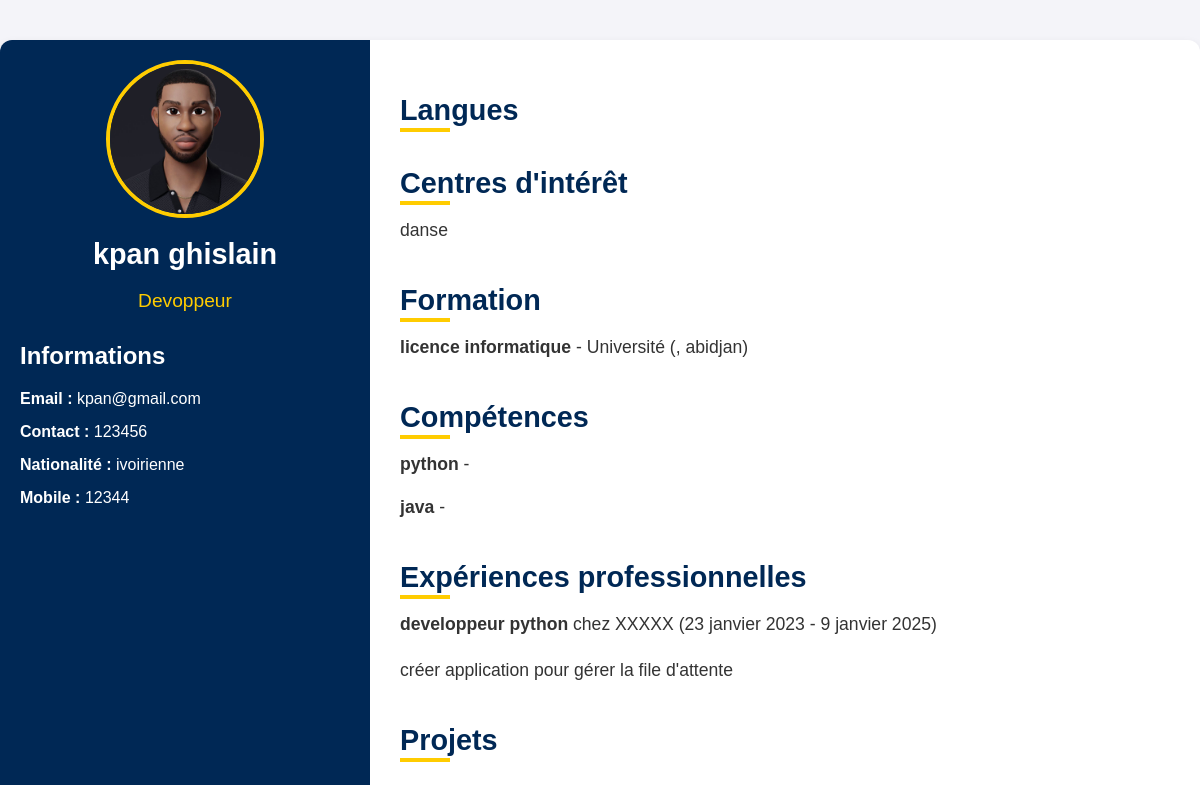
/cvmodele-moderne/1/ (signed in), run on the app's committed database.
### gestion/models.py (models this page shows, shortened)
class CV(models.Model):
    etudiant = models.ForeignKey(Etudiant, related_name='cv', on_delete=models.CASCADE)
    titre = models.CharField(max_length=255)
    description = models.TextField(blank=True)
    date_creation = models.DateField(auto_now_add=True)

class Etudiant(models.Model):
    prenom = models.CharField(max_length=50)
    nom = models.CharField(max_length=50)
    email = models.EmailField(unique=True)
    contact = models.CharField(max_length=20)
    age = models.IntegerField()
    photo = models.ImageField(upload_to='photos/', blank=True, null=True)
    nationalite = models.CharField(max_length=50)
    situation_matrimoniale = models.CharField(
        max_length=50,
        choices=[
            ('Celibataire', 'Celibataire'),
            ('Marie', 'Marie'),
            ('Divorcé', 'Divorcé'),
            ('Veuve/Veuf', 'Veuve/Veuf'),
        ],
        default='Celibataire',
        help_text="Niveau de maîtrise de la situation_matrimoniale"
    )
    mobile = models.CharField(max_length=20)
    mot_de_passe = models.CharField(max_length=128)  # Champ pour le mot de passe

class Loisir(models.Model):
    cv = models.ForeignKey(CV, related_name='loisirs_cv', on_delete=models.CASCADE, blank=True, null=True)
    libelle = models.CharField(max_length=50)

class Formation(models.Model):
    cv = models.ForeignKey(CV, related_name='formations_cv', on_delete=models.CASCADE, blank=True, null=True)
    diplomes = models.CharField(max_length=255)
    etablissement = models.CharField(max_length=255)
    date_debut = models.DateField(
        default="2000-01-01",  # Valeur par défaut pour éviter les erreurs de migration
        help_text="Date de début de la formation."
    )
    date_fin = models.DateField(
        default="2000-12-31",  # Vous pouvez définir une autre valeur pertinente
        help_text="Date de fin de la formation."
    )
    localite = models.CharField(max_length=100)

class Competence(models.Model):
    titre = models.CharField(max_length=100)
    cv = models.ForeignKey(CV, related_name='competences_cv', on_delete=models.CASCADE, blank=True, null=True)
    niveau = models.IntegerField(
        validators=[MinValueValidator(0), MaxValueValidator(100)],
        help_text="Niveau en pourcentage (ex: 80 pour 80%).", default=50
    )

class Experience(models.Model):
    cv = models.ForeignKey(CV, related_name='experiences_cv', on_delete=models.CASCADE, blank=True, null=True)
    date_debut = models.DateField()
    date_fin = models.DateField()
    titre = models.CharField(max_length=255)
    entreprise = models.CharField(max_length=255)
    localite_entreprise = models.CharField(max_length=100)
    taches = models.TextField()

### gestion/views.py (the view)
# urls.py: path('cvmodele-moderne/<int:cv_id>/', views.cv_modele_moderne, name='cv_modele_moderne'),
def cv_modele_moderne(request,cv_id):
     if request.session.get('utilisateur') is not None:
        cv = get_object_or_404(CV, id=cv_id)
        etudiant = cv.etudiant  # Accéder à l'étudiant via le CV
        formations = Formation.objects.filter(cv=cv)
        experiences = Experience.objects.filter(cv=cv)
        competences = Competence.objects.filter(cv=cv)
        langues = Langue.objects.filter(cv=cv)
        loisirs = Loisir.objects.filter(cv=cv)
        projets = Projet.objects.filter(cv=cv)
        print(etudiant.photo.url,etudiant.nom)
        return render(request, 'gestion/cv1.html', {
            'cv': cv,
            'etudiant': etudiant,  # Passer l'étudiant au template
            'formations': formations,
            'experiences': experiences,
            'competences': competences,
            'langues': langues,
            'loisirs': loisirs,
            'projets': projets,
        })
     else:
         return redirect('login_etudiant')

### gestion/templates/gestion/cv1.html (shortened to what this page needs)
<html lang="fr">
<head>
</head>
<body>
    <div class="container">
        <div class="sidebar">
            <img src="{{ cv.etudiant.photo.url }}" alt="Photo de profil">
            <h1>{{ cv.etudiant.nom }} {{ cv.etudiant.prenom }}</h1>
            <p>{{ cv.titre }}</p>
            <div class="section">
                <h2>Informations</h2>
                <ul>
                    <li><strong>Email :</strong> {{ etudiant.email }}</li>
                    <li><strong>Contact :</strong> {{ etudiant.contact }}</li>
                    <li><strong>Nationalité :</strong> {{ etudiant.nationalite }}</li>
                    <li><strong>Mobile :</strong> {{ etudiant.mobile }}</li>
                </ul>
            </div>
        </div>
        <div class="main-content">
            <div class="section">
                <h2>Langues</h2>
            </div>
            <div class="section">
                <h2>Centres d'intérêt</h2>
                <ul>
                    {% for loisir in loisirs %}
                        <li>{{ loisir.libelle }}</li>
                    {% endfor %}
                </ul>
            </div>
            <div class="section">
                <h2>Formation</h2>
                <ul>
                    {% for formation in formations %}
                        <li>
                            <strong>{{ formation.diplomes }}</strong> - {{ formation.etablissement }}
                            ({{ formation.annee }}, {{ formation.localite }})
                        </li>
                    {% endfor %}
                </ul>
            </div>
            <div class="section">
                <h2>Compétences</h2>
                <ul>
                    {% for competence in competences %}
                        <li><strong>{{ competence.titre }}</strong> - {{ competence.outils }}</li>
                    {% endfor %}
                </ul>
            </div>
            <div class="section">
                <h2>Expériences professionnelles</h2>
                <ul>
                    {% for experience in experiences %}
                        <li>
                            <strong>{{ experience.titre }}</strong> chez {{ experience.entreprise }}
                            ({{ experience.date_debut }} - {{ experience.date_fin }})
                            <p>{{ experience.taches }}</p>
                        </li>
                    {% endfor %}
                </ul>
            </div>
            <div class="section">
                <h2>Projets</h2>
            </div>
        </div>
    </div>
</body>
</html>

### gestion/templates/gestion/cv1.html (style rules this page uses)
body { font-family: 'Poppins', Arial, sans-serif; margin: 0; padding: 0; background-color: #f4f4f9; color: #333; }
.container { display: flex; flex-direction: row; max-width: 1200px; margin: 40px auto; background: #ffffff; box-shadow: 0 4px 10px rgba(0, 0, 0, 0.1); border-radius: 12px; overflow: hidden; }
.sidebar { width: 30%; background-color: #002855; color: white; padding: 20px; }
.sidebar img { display: block; width: 150px; height: 150px; border-radius: 50%; margin: 0 auto 20px; border: 4px solid #ffcc00; }
.sidebar h1 { font-size: 1.8em; text-align: center; margin: 10px 0; }
.sidebar p { text-align: center; font-size: 1.2em; color: #ffcc00; }
.sidebar .section { margin-top: 30px; }
.sidebar ul { list-style: none; padding: 0; }
.sidebar ul li { margin-bottom: 15px; font-size: 1em; }
.main-content { width: 70%; padding: 30px; }
.main-content .section { margin-bottom: 40px; }
.main-content h2 { font-size: 1.8em; margin-bottom: 15px; color: #002855; position: relative; }
.main-content h2::after { content: ''; display: block; width: 50px; height: 4px; background-color: #ffcc00; position: absolute; bottom: -5px; left: 0; }
.main-content ul { list-style: none; padding: 0; }
.main-content ul li { margin-bottom: 15px; font-size: 1.1em; line-height: 1.6; }
.main-content ul li strong { color: #333; }

### data on the page
CV: etudiant.photo (picture), etudiant.nom "kpan", etudiant.prenom "ghislain", titre "Devoppeur"
Etudiant: email "kpan@gmail.com", contact "123456", nationalite "ivoirienne", mobile "12344"
Loisir: libelle "danse"
Formation: diplomes "licence informatique", etablissement "Université", localite "abidjan"
Competence: titre "python"
Competence: titre "java"
Experience: titre "developpeur python", entreprise "XXXXX", date_debut "23 janvier 2023", date_fin "9 janvier 2025", taches "créer application pour gérer la file d'attente"
